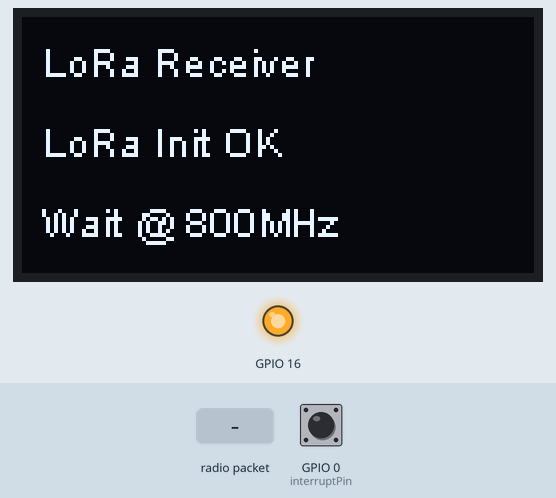
This sketch was run on a simulated ESP32. Shown: 128×64 one-colour display, output pins drawn as LEDs (lit = HIGH). The test bench sets the inputs (shaded band); at power-on: GPIO 0 (interruptPin) HIGH. No radio packets arrive unless stated; what the sketch prints to the serial monitor is not drawn.

Above: at 2.3 s.
2.4 s: radio packet "0" arrives
At 4.0 s:
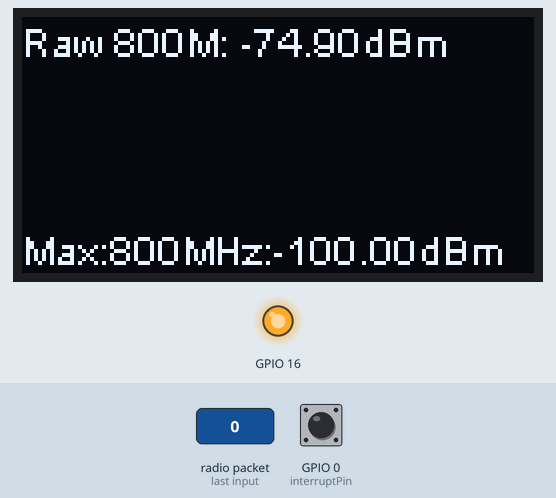
4.9 s: radio packet "5" arrives
At 7.0 s:
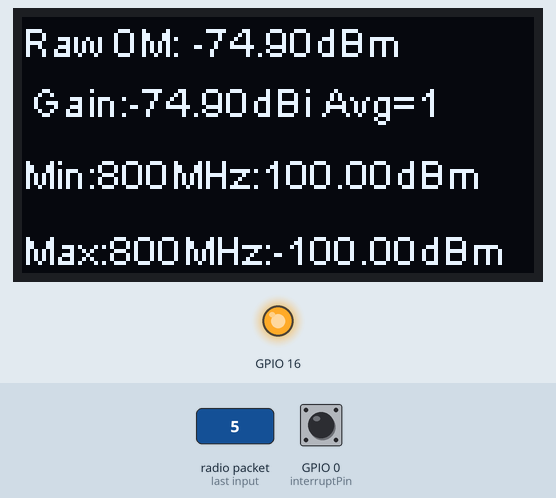
Timing chart, 0 to 8.5 s (numbered marks = the images above; inputs shaded):
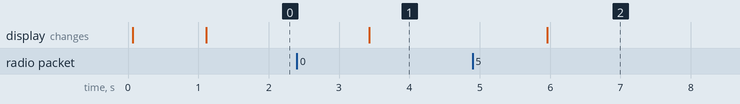

The sketch:

LoRaOLED_Spectrumv3.ino
```cpp
// (licence header left out)
// In this program, all RSSI are in tenth of dB

#include <Wire.h>  // Only needed for Arduino 1.6.5 and earlier
#include "SSD1306.h" // alias for `#include "SSD1306Wire.h"`
#include <SPI.h>
#include <LoRa.h>
// #include "SSD1306.h"

SSD1306 display(0x3c, 4, 15); // Set the display

#define SS 18
#define RST 14
#define DI0 26

// LoRa Settings
#define BAND 800E6
#define spreadingFactor 7 // Use of a low SF to speed the scanning process
#define SignalBandwidth 125E3


#define codingRateDenominator 8
#define interruptPin 0  // PIN 0 for interrupt with PRG button

long freq = 800e6; // Default frequency at initialisation
long freq_new = 800e6; // Default frequency at initialisation

long freq_max=950e6;
long freq_min=800e6;
long freq_step=1e6;

long max_freq=freq; // freq with max RSSI
long min_freq=freq; // freq with max RSSI

bool Pushdetected = false; // reset peak freq

long counter = -1; // number of received packet since the last init
int avg=1; // averaging counter
int RSSI = -1400;
float ming = 100;
float maxg = -100;
float gain=0;
int RSSI_array[100]; // Valuee are stored for averaging , Max averaging is 100
int ref_freq[] = {799e6, 850e6, 900e6, 950e6};
float ref_val[]={-3,17,18,3}; // Warning, all power values are in tenth of dB
int calib=0;
const byte nbpoint = 200;
int cal[nbpoint];  //array for cal

void gotPush(){   // reset peak freq on interrupt
 Pushdetected = true;
}

void setup() {

  // Define interrupt on PRG button to reset peak freq
  pinMode(interruptPin, INPUT_PULLUP);
  attachInterrupt(digitalPinToInterrupt(interruptPin), gotPush, CHANGE);

  pinMode(16,OUTPUT);
  digitalWrite(16, LOW); // set GPIO16 low to reset OLED
  delay(50);
  digitalWrite(16, HIGH);

  display.init();
  display.flipScreenVertically();
  display.setFont(ArialMT_Plain_10);
  display.setTextAlignment(TEXT_ALIGN_LEFT);

  Serial.begin(115200);
  while (!Serial); //if just the the basic function, must connect to a computer
  delay(1000);

  Serial.println("LoRa Receiver");

  display.drawString(5,5,"LoRa Receiver");
  display.display();
  SPI.begin(5,19,27,18);
  LoRa.setPins(SS,RST,DI0);


  if (!LoRa.begin(BAND)) {
    display.drawString(5,25,"Starting LoRa failed!");
    while (1);
  }
  Serial.println("LoRa Init OK");

  Serial.print("LoRa Frequency: ");
  Serial.println(BAND);

  Serial.print("LoRa Spreading Factor: ");
  Serial.println(spreadingFactor);
  LoRa.setSpreadingFactor(spreadingFactor);

  Serial.print("LoRa Signal Bandwidth: ");
  Serial.println(SignalBandwidth);
  LoRa.setSignalBandwidth(SignalBandwidth);

  LoRa.setCodingRate4(codingRateDenominator);

  display.drawString(5,25,"LoRa Init OK");
  display.drawString(5,45,"Wait @ "+(String)((int)(freq/1e6))+ "MHz");
  display.display();
}

void loop() {

  if(Pushdetected){ // reset Peak freq and max RSSI value
    Pushdetected = false;
    maxg=-100;
    ming=100;
    counter = -5; // start with count < 0 to add a small delay before the start of the measurement
    max_freq=0;
    min_freq=0;

    // Reset cal
    for (int i=0;i<nbpoint;i++){
    cal[i]=0;
    }
  }

  calib = 0;

  // try to parse packet
  int packetSize = LoRa.parsePacket();
  if (packetSize) {
    // received a packets
    counter++;

    // read packet
    while (LoRa.available()) {
      String data = LoRa.readString();
      freq_new = data.toInt(); // data converted to int


    //RSSI calculation
      RSSI = 10*LoRa.packetRssi()+1570; // Extract raw value of packet rssi register and multiply by 10
      RSSI = (16*RSSI)/15; //value correction from the datasheet
      RSSI = RSSI -1570; // Re-Calculate value in dBm

      if(counter >= 0){
      RSSI_array[avg-1]=RSSI; // Store RSSI for averaging

      }

    long freq_MHz= freq / 1e6; // freq in MHz
    float raw = ((float)RSSI)/10;
    display.clear();
    display.setFont(ArialMT_Plain_10);
    display.drawString(0, 0, "Raw " + (String)freq_MHz + "M: " + (String)raw + "dBm");
    display.display();

    if (freq != freq_new) {

    LoRa.setFrequency(freq_new); // change frequency

    RSSI = 0;
    for( int i=0; i<avg; i++ ) {


    RSSI = RSSI + RSSI_array[i];

      }
    RSSI = RSSI / avg;

    int n = (freq - freq_min)/freq_step;
    gain = (RSSI-cal[n]);
      if (cal[n] == 0){
     int k=0;
     while (freq > ref_freq[k+1]){k++;}
     float num = (float)freq-ref_freq[k];
     float den = (float)ref_freq[k+1]-ref_freq[k];
     float ratiofreq = num/den;
     int gain_ref = ratiofreq * (ref_val[k+1]-ref_val[k]) + ref_val[k];


      cal[n] = RSSI-gain_ref; // Store data for calibration

      calib = 1;
      }
      gain = ((float)gain)/10;
    }

     if(counter > 0){

    display.drawString(2, 15,"Gain:"+(String)gain + "dBi" + " Avg="+ avg);
    display.display();

if ((freq != freq_new) && (calib == 0) ) {
     if(gain > maxg && counter > 0){
      maxg=gain;
      max_freq=freq;
      }

  if(gain < ming && counter > 0){
      ming=gain;
      min_freq=freq;
      }

}
    // print RSSI of packet

      long minfreq_MHz= min_freq / 1e6; // freq in MHz
      display.drawString(0,33,"Min:"+(String)minfreq_MHz+"MHz:"+(String)ming + "dBm");
      display.display();
      }

   if (freq != freq_new) {
    Serial.print("{XYPLOT|DATA|Gain|");
    Serial.print(freq_MHz);
    Serial.print("|");
    Serial.print(gain);
    Serial.println("}");
   }


    long maxfreq_MHz= max_freq / 1e6; // freq in MHz
    display.drawString(0, 52, "Max:"+(String)maxfreq_MHz+"MHz:"+(String)maxg + "dBm");
    display.display();


    if (freq != freq_new) {
      // new frequency measurement
        avg=1;
      }
      else{
        avg++; // averaging
         }

    freq=freq_new;


    }
  }
}
```

Measured:
- after the input at 2.4 s, the display: changes after 1.0 s (image 1)
- after the input at 4.9 s, the display: changes after 1.1 s (image 2)
